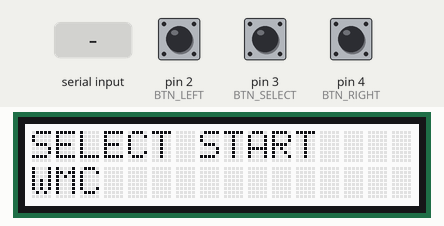
A sketch run on a simulated Arduino Uno, built with avr-gcc and run on an emulated ATmega328P. Parts: 16×2 character LCD. The inputs (shaded band) are chosen by the test bench; at power-on: pin 2 (BTN_LEFT) HIGH, pin 3 (BTN_SELECT) HIGH, pin 4 (BTN_RIGHT) HIGH. What the sketch prints to the serial monitor is not drawn.

Above: at 1.2 s.
1.3 s: pin 2 (BTN_LEFT) pulled LOW for 3.2 s
At 5.4 s:
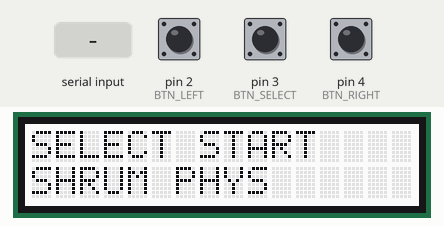
6.0 s: pin 3 (BTN_SELECT) pulled LOW for 1 s
At 7.0 s:
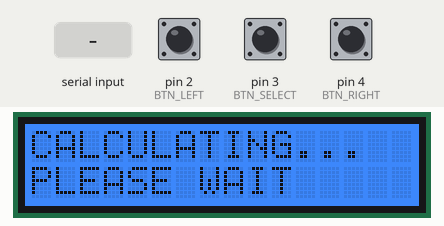
8.5 s: "END\n" received over Serial
At 9.3 s:
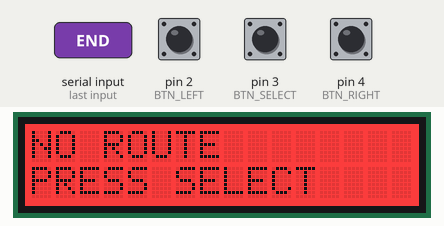
10.0 s: "ERROR\n" received over Serial
At 10.6 s:
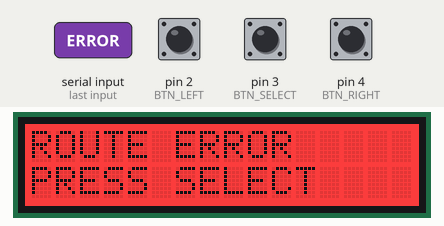
11.5 s: pin 3 (BTN_SELECT) pulled LOW for 0.15 s
At 12.7 s:
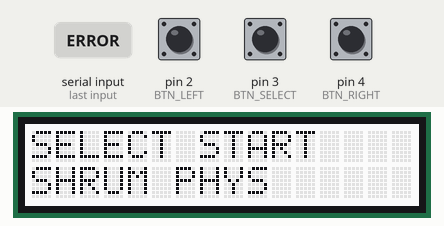
13.1 s: pin 4 (BTN_RIGHT) pulled LOW for 1 s
At 13.21 s:
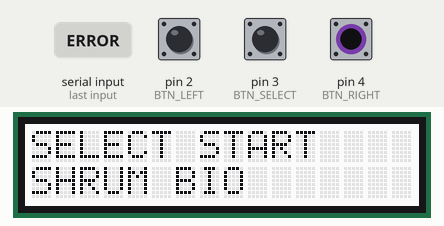
Timing chart, 0 to 16.1 s (numbered marks = the images above; inputs shaded):
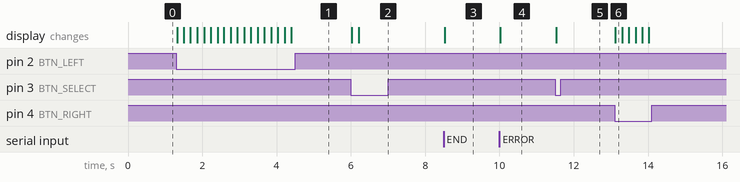

Measured:
- after the input at 1.3 s, the display: first changes at once (image 1 shows a later state)
- after the input at 6.0 s, the display: first changes at once (image 2 shows a later state)
- after the input at 8.5 s, the display: changes at once (image 3)
- after the input at 10.0 s, the display: changes at once (image 4)
- after the input at 11.5 s, the display: changes at once (image 5)
- after the input at 13.1 s, the display: changes at once (image 6)

The sketch:

control_panel.ino
```cpp
#include <Wire.h>
#include "rgb_lcd.h"


// ============================================================
// HARDWARE
// ============================================================

rgb_lcd lcd;

const int BTN_LEFT   = 2;
const int BTN_SELECT = 3;
const int BTN_RIGHT  = 4;


// ============================================================
// LOCATIONS
//
// Protocol names MUST match Python.
// ============================================================

const int NUM_LOCATIONS = 12;

const char* locations[NUM_LOCATIONS] = {
  "WMC",
  "Library",
  "SUB",
  "MBC",
  "AQ",
  "Shrum Chemistry",
  "Shrum Physics",
  "Shrum Biology",
  "South Sciences",
  "ASB",
  "TASC1",
  "TASC2"
};


const char* displayNames[NUM_LOCATIONS] = {
  "WMC",
  "LIBRARY",
  "SUB",
  "MBC",
  "AQ",
  "SHRUM CHEM",
  "SHRUM PHYS",
  "SHRUM BIO",
  "SOUTH SCI",
  "ASB",
  "TASC 1",
  "TASC 2"
};


// ============================================================
// STATES
// ============================================================

enum State {

  SELECT_START,

  SELECT_DESTINATION,

  WAITING_FOR_ROUTE,

  NAVIGATING,

  ARRIVED_STATE,

  ERROR_STATE
};


State state = SELECT_START;


// ============================================================
// MENU
// ============================================================

int startIndex = 0;
int destinationIndex = 1;


// ============================================================
// ROUTE STORAGE
// ============================================================

const int MAX_STEPS = 20;

String routeNames[MAX_STEPS];

int routeDistances[MAX_STEPS];

int routeStepCount = 0;

int currentStep = 0;

int totalDistance = 0;


// ============================================================
// BUTTON DEBOUNCE
// ============================================================

unsigned long lastButtonTime = 0;

const unsigned long debounceDelay = 180;


bool buttonPressed(int pin) {

  if (digitalRead(pin) == LOW) {

    if (
      millis() - lastButtonTime
      > debounceDelay
    ) {

      lastButtonTime = millis();

      return true;
    }
  }

  return false;
}


// ============================================================
// BACKLIGHT
// ============================================================

void setWhite() {
  lcd.setRGB(255, 255, 255);
}


void setBlue() {
  lcd.setRGB(0, 100, 255);
}


void setGreen() {
  lcd.setRGB(0, 255, 50);
}


void setRed() {
  lcd.setRGB(255, 0, 0);
}


// ============================================================
// LCD
// ============================================================

void showLCD(
  String first,
  String second
) {

  lcd.clear();

  lcd.setCursor(0, 0);
  lcd.print(
    first.substring(0, 16)
  );

  lcd.setCursor(0, 1);
  lcd.print(
    second.substring(0, 16)
  );
}


// ============================================================
// MENUS
// ============================================================

void showStartMenu() {

  setWhite();

  showLCD(
    "SELECT START",
    displayNames[startIndex]
  );
}


void showDestinationMenu() {

  setWhite();

  showLCD(
    "DESTINATION",
    displayNames[destinationIndex]
  );
}


// ============================================================
// ROUTE REQUEST
// ============================================================

void requestRoute() {

  routeStepCount = 0;

  currentStep = 0;

  Serial.print("ROUTE|");

  Serial.print(
    locations[startIndex]
  );

  Serial.print("|");

  Serial.println(
    locations[destinationIndex]
  );

  setBlue();

  showLCD(
    "CALCULATING...",
    "PLEASE WAIT"
  );

  state = WAITING_FOR_ROUTE;
}


// ============================================================
// SHOW NAVIGATION STEP
// ============================================================

void showCurrentStep() {

  if (
    currentStep >= routeStepCount
  ) {

    showArrival();

    return;
  }

  setBlue();

  String first =
    "NEXT: "
    + routeNames[currentStep];

  String second =
    String(
      routeDistances[currentStep]
    )
    + "m";

  showLCD(
    first,
    second
  );
}


// ============================================================
// ARRIVAL
// ============================================================

void showArrival() {

  setGreen();

  showLCD(
    "ARRIVED!",
    displayNames[destinationIndex]
  );

  Serial.println("ARRIVED");

  state = ARRIVED_STATE;
}


// ============================================================
// SERIAL INPUT
// ============================================================

void processSerial(
  String message
) {

  message.trim();


  // ----------------------------------------------------------
  // BEGIN
  // ----------------------------------------------------------

  if (message == "BEGIN") {

    routeStepCount = 0;

    currentStep = 0;

    return;
  }


  // ----------------------------------------------------------
  // TOTAL|620
  // ----------------------------------------------------------

  if (
    message.startsWith("TOTAL|")
  ) {

    int separator =
      message.indexOf('|');

    totalDistance =
      message
      .substring(separator + 1)
      .toInt();

    return;
  }


  // ----------------------------------------------------------
  // STEP|LIBRARY|145
  // ----------------------------------------------------------

  if (
    message.startsWith("STEP|")
  ) {

    int first =
      message.indexOf('|');

    int second =
      message.indexOf(
        '|',
        first + 1
      );

    if (
      first != -1
      && second != -1
      && routeStepCount < MAX_STEPS
    ) {

      routeNames[routeStepCount] =
        message.substring(
          first + 1,
          second
        );

      routeDistances[routeStepCount] =
        message
        .substring(second + 1)
        .toInt();

      routeStepCount++;
    }

    return;
  }


  // ----------------------------------------------------------
  // END
  // ----------------------------------------------------------

  if (message == "END") {

    if (routeStepCount == 0) {

      setRed();

      showLCD(
        "NO ROUTE",
        "PRESS SELECT"
      );

      state = ERROR_STATE;

      return;
    }

    currentStep = 0;

    state = NAVIGATING;

    showCurrentStep();

    return;
  }


  // ----------------------------------------------------------
  // ERROR
  // ----------------------------------------------------------

  if (
    message.startsWith("ERROR")
  ) {

    setRed();

    showLCD(
      "ROUTE ERROR",
      "PRESS SELECT"
    );

    state = ERROR_STATE;

    return;
  }
}


// ============================================================
// SETUP
// ============================================================

void setup() {

  Serial.begin(115200);

  pinMode(
    BTN_LEFT,
    INPUT_PULLUP
  );

  pinMode(
    BTN_SELECT,
    INPUT_PULLUP
  );

  pinMode(
    BTN_RIGHT,
    INPUT_PULLUP
  );

  lcd.begin(16, 2);

  showStartMenu();
}


// ============================================================
// LOOP
// ============================================================

void loop() {

  // ----------------------------------------------------------
  // SERIAL FROM PYTHON
  // ----------------------------------------------------------

  if (Serial.available()) {

    String message =
      Serial.readStringUntil('\n');

    processSerial(message);
  }


  // ----------------------------------------------------------
  // START SELECTION
  // ----------------------------------------------------------

  if (state == SELECT_START) {

    if (
      buttonPressed(BTN_RIGHT)
    ) {

      startIndex++;

      if (
        startIndex >= NUM_LOCATIONS
      ) {

        startIndex = 0;
      }

      showStartMenu();
    }


    if (
      buttonPressed(BTN_LEFT)
    ) {

      startIndex--;

      if (startIndex < 0) {

        startIndex =
          NUM_LOCATIONS - 1;
      }

      showStartMenu();
    }


    if (
      buttonPressed(BTN_SELECT)
    ) {

      state =
        SELECT_DESTINATION;

      showDestinationMenu();
    }
  }


  // ----------------------------------------------------------
  // DESTINATION SELECTION
  // ----------------------------------------------------------

  else if (
    state == SELECT_DESTINATION
  ) {

    if (
      buttonPressed(BTN_RIGHT)
    ) {

      destinationIndex++;

      if (
        destinationIndex
        >= NUM_LOCATIONS
      ) {

        destinationIndex = 0;
      }

      showDestinationMenu();
    }


    if (
      buttonPressed(BTN_LEFT)
    ) {

      destinationIndex--;

      if (
        destinationIndex < 0
      ) {

        destinationIndex =
          NUM_LOCATIONS - 1;
      }

      showDestinationMenu();
    }


    if (
      buttonPressed(BTN_SELECT)
    ) {

      if (
        startIndex
        == destinationIndex
      ) {

        setRed();

        showLCD(
          "SAME LOCATION",
          "CHOOSE ANOTHER"
        );

        delay(900);

        showDestinationMenu();
      }

      else {

        requestRoute();
      }
    }
  }


  // ----------------------------------------------------------
  // NAVIGATION
  // ----------------------------------------------------------

  else if (
    state == NAVIGATING
  ) {

    // RIGHT = next instruction

    if (
      buttonPressed(BTN_RIGHT)
    ) {

      currentStep++;

      Serial.println("NEXT");

      if (
        currentStep
        >= routeStepCount
      ) {

        showArrival();
      }

      else {

        showCurrentStep();
      }
    }


    // LEFT = previous instruction

    if (
      buttonPressed(BTN_LEFT)
    ) {

      if (currentStep > 0) {

        currentStep--;

        Serial.println(
          "PREVIOUS"
        );

        showCurrentStep();
      }
    }
  }


  // ----------------------------------------------------------
  // ARRIVED
  // ----------------------------------------------------------

  else if (
    state == ARRIVED_STATE
  ) {

    if (
      buttonPressed(BTN_SELECT)
    ) {

      Serial.println("RESET");

      state = SELECT_START;

      showStartMenu();
    }
  }


  // ----------------------------------------------------------
  // ERROR
  // ----------------------------------------------------------

  else if (
    state == ERROR_STATE
  ) {

    if (
      buttonPressed(BTN_SELECT)
    ) {

      Serial.println("RESET");

      state = SELECT_START;

      showStartMenu();
    }
  }
}
```
